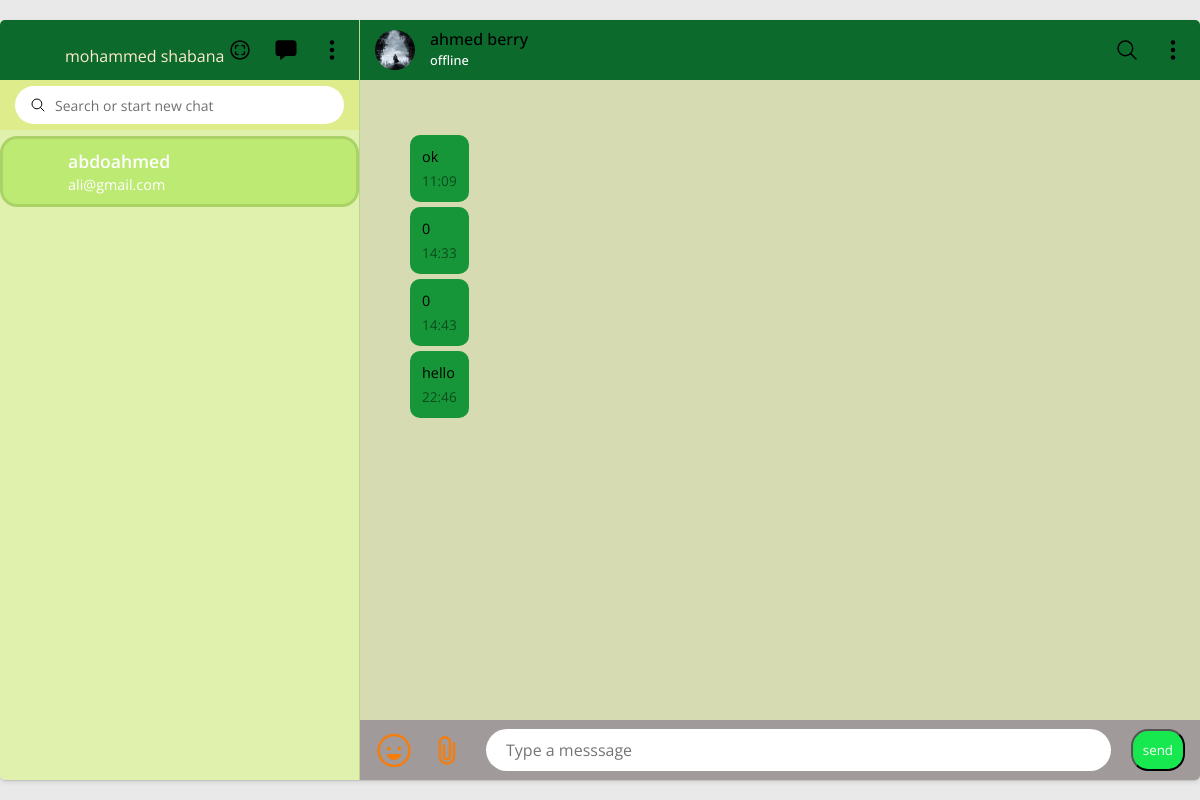
The page /user/page/message/1231324ahmed (signed in) on the database its author committed.
### realtorapp/models.py (models this page shows, shortened)
class profile(models.Model):
    countrys = [('Egypt','Egypt'),('Canada','Canada'),
                ('USA','USA'),('UAE','UAE'),('KSA','KSA'),
                ('UK','UK'),('Germany','Germany')]
    user = models.OneToOneField(User , on_delete=models.CASCADE , null=True)
    phone = models.CharField(max_length=11 , null=True , blank=True)
    email = models.EmailField(max_length=50 , null=True , blank=True)
    address = models.CharField(max_length=80 , null=True , blank=True)
    f_name = models.CharField(max_length=10 , null=True , blank=True)
    L_name = models.CharField(max_length=10 , null=True , blank=True)
    picture = models.FileField(upload_to='media',null=True, blank=True , default='static/login/images/user/0.jpg')
    country = models.TextField(choices=countrys , null=True , blank=True)
    status = models.CharField(default='offline' , max_length=10)
    def __str__(self):
        if self.f_name and self.L_name:
            return str(self.f_name + self.L_name)
        else:
            return str(self.user.username)

class saved_message(models.Model):
    sender = models.ForeignKey(profile , on_delete=models.CASCADE , related_name='sender'  , null=True , blank=True)
    reciver = models.ForeignKey(profile , on_delete=models.CASCADE , related_name='reciver' , null=True , blank=True)
    message = models.TextField( null=True , blank=True)
    time_stamp = models.DateTimeField(auto_now_add=True)

### realtorapp/views.py (the view)
@login_required(login_url='sign')
def check_message_seller_mes(request , pk , name):
    user = request.user
    profile_user = profile.objects.get(user = user)
    messagess = saved_message.objects.filter(Q(reciver = profile_user) | Q(sender = profile_user)).order_by('time_stamp')
    senders = []
    for sd in messagess:
        senders.append(sd.sender)
    senders = list(set(senders))
    sender_data = profile.objects.get(id = pk , f_name = name)
    context = {'name':name , 'id': pk ,'messages': messagess
               , 'senders':senders , 'profile':profile_user , 'sd_data':sender_data}
    return render(request , 'chat-admin-room.html' , context)

### realtorapp/templates/chat-admin-room.html (shortened to what this page needs)
<!DOCTYPE html>
<html lang="en">
    {% load static %}
<head>
    <link rel="stylesheet" href="{%static 'login/css/chat-admin.css' %}">
</head>
<body>
    <div class="container">
        <div class="left-side">
            <div class="header">
                <a href="{%url 'profile-user'%}"><div class="user-imgBx">
                    <p style="padding: 15px 50px;
                    position: fixed; color: blanchedalmond;">{{profile.f_name}} {{profile.L_name}}</p>
                </div></a>
                <ul class="nav-icons">
                    <li>
                        <ion-icon name="scan-circle-outline"></ion-icon>
                    </li>
                    <li>
                        <ion-icon name="chatbox"></ion-icon>
                    </li>
                    <li>
                        <ion-icon name="ellipsis-vertical"></ion-icon>
                    </li>
                </ul>
            </div>
            <div class="search-chat">
                <input type="text" placeholder="Search or start new chat">
                <ion-icon name="search-outline"></ion-icon>
            </div>
            <div class="chat-list">
                {%for sd in senders%}
                {%if sd.f_name == profile.f_name%}
                {%else%}
                <a href="{%url 'chat_message_seller_mes' sd.id sd.f_name %}">
                    <div class="chat active">
                        <div class="imgBx">
                        </div>
                        <div class="details">
                            <div class="head">
                                <h4 class="name">{{sd}}</h4>
                            </div>
                            <div class="msgs">
                                <p class="msg">
                                    {{sd.user.email}}
                                </p>
                            </div>
                        </div>
                    </div>
                </a>
                {%endif%}
                {%endfor%}
            </div>
        </div>
        <div class="right-side">
            <div class="header">
                <div class="user-details">
                    <div class="user-imgBx">
                        <img src="{{sd_data.picture.url}}" alt="">
                    </div>
                    <h4>{{sd_data.f_name}} {{sd_data.L_name}} <br>
                        <span>{{sd_data.status}}</span>
                    </h4>
                </div>
                <ul class="nav-icons">
                    <li>
                        <ion-icon name="search-outline"></ion-icon>
                    </li>
                    <li>
                        <ion-icon name="ellipsis-vertical"></ion-icon>
                    </li>
                </ul>
            </div>
            <div class="chatBx" id="chatBx">
                {%for msg in messages%}
                {%if msg.sender == profile %}
                <div class="msg msg-me" id="msg-me">
                  <p>
                    {{msg.message}} <br />
                    <span>{{msg.time_stamp|time:'H:i'}}</span>
                  </p>
                </div>
                {%else%}
                <div class="msg msg-frnd" id="msg-frnd">
                  <p>
                    {{msg.message}} <br />
                    <span>{{msg.time_stamp|time:'H:i'}}</span>
                  </p>
                </div>
                {%endif%}
                {%endfor%}
            </div>
            <form action="" id="form">
                <div class="chat-input">
                  <ion-icon name="happy-outline"></ion-icon>
                  <ion-icon name="attach-outline"></ion-icon>
                  <input type="text" placeholder="Type a messsage"  name="message"/>
                  <input type="submit" value="send" class="send">
                </div>
              </form>
        </div>
    </div>
</body>
</html>

### rows shown on the page
profile: f_name "mohammed", L_name "shabana"
profile: f_name+L_name "abdoahmed", user.email "ali@gmail.com"
profile: picture (picture), f_name "ahmed", L_name "berry", status "offline"
saved_message: message "ok", time_stamp "11:09"
saved_message: message "0", time_stamp "14:33"
saved_message: message "0", time_stamp "14:43"
saved_message: message "hello", time_stamp "22:46"
